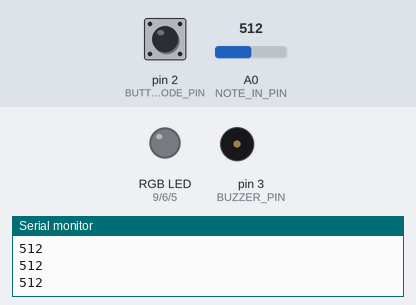
Simulated run of this sketch. Board: Arduino Uno, built with avr-gcc and run on an emulated ATmega328P. Parts: an RGB LED mixed from three pins (HIGH = lit), buzzer (waves = sounding), the last lines printed to the serial monitor. The test bench sets the inputs (shaded band); at power-on: pin 2 (BUTTON_MODE_PIN) LOW, A0 (NOTE_IN_PIN) = 512. Dim RGB values are drawn brighter than linear; random numbers use the default seed unless the sketch sets one.

Above: at 1.2 s.
1.3 s: pin 2 (BUTTON_MODE_PIN) pulled HIGH for 0.15 s
At 2.5 s:
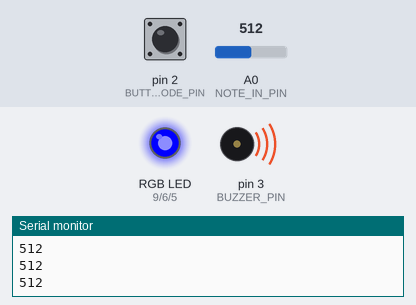
2.9 s: A0 (NOTE_IN_PIN) set to 11
At 3.7 s:
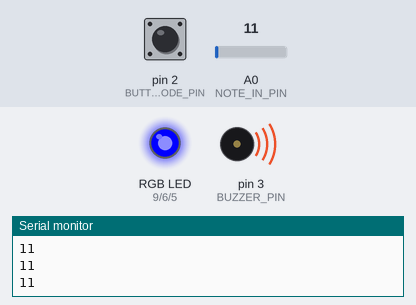
4.4 s: A0 (NOTE_IN_PIN) set to 8
At 4.9 s:
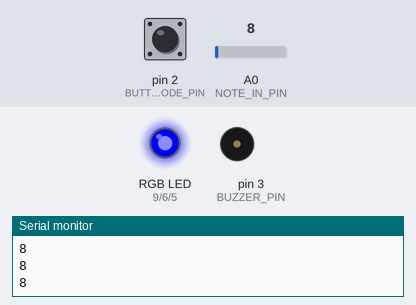
5.9 s: pin 2 (BUTTON_MODE_PIN) pulled HIGH for 1 s
At 6.4 s:
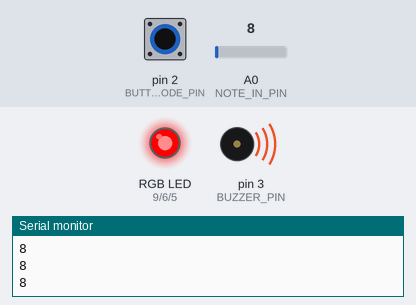
8.4 s: pin 2 (BUTTON_MODE_PIN) pulled HIGH for 0.15 s
At 8.58 s:
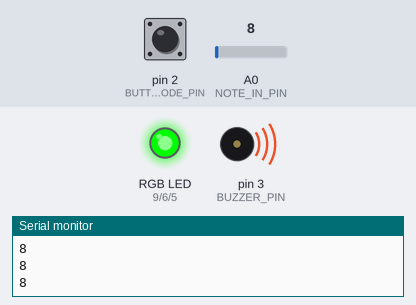
11.4 s: pin 2 (BUTTON_MODE_PIN) pulled HIGH for 3.2 s
At 12.6 s:
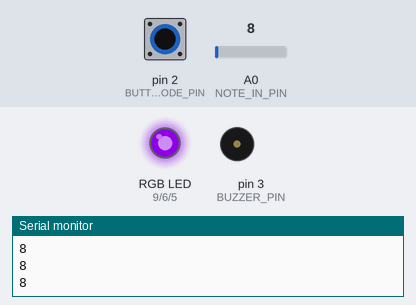
Timing chart, 0 to 17.3 s (numbered marks = the images above; inputs shaded):
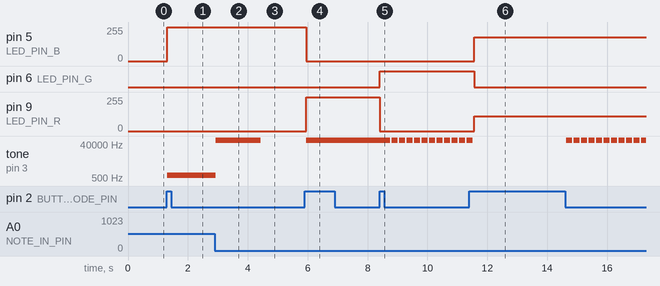

The sketch:

EBBY_CART_360_ETUDE_3_PITCHES.ino
```cpp
/**********************ETUDE 2 CART 360 2017*******************************
   WELCOME!
   THE PURPOSE OF THIS EXERCISE IS TO DESIGN A VERY SIMPLE KEYBOARD (5 KEYS)
   WHICH ALLOWS YOU TO PLAY LIVE, RECORD, AND PLAYBACK SINGLE NOTES (NO CHORDS).
   THERE WILL BE A BUTTON WHICH WHEN PRESSED WILL TAKE THE USER TO THE NEXT MODE:
   THERE ARE 5 POSSIBLE MODES
   0 ==  reset    ==   led off == also resets
   1 ==  live     ==   led BLUE
   2 ==  record   ==   led RED
   3 ==  play     ==   led GREEN
   4 ==  looper   ==   led PURPLE

   ADDITIONALLY - WHEN THE USER CHANGES MODE,
   THE RGB LED WILL CHANGE COLOR (ACCORDING TO THE SPECIFICATIONS)

   PLEASE FOLLOW THE INSTRUCTIONS IN THE COMMENTS:
   DO NOT ADD ANY MORE FUNCTION DEFINITIONS
   ONLY IMPLEMENT THE FUNCTION DEFINITIONS SUPPLIED
   THERE IS NO NEED TO ADD ANY NEW VARIABLES OR CONSTANTS
   PROVIDE COMMENTS FOR ANY OF THE CODE IMPLEMENTED
   GOOD LUCK!
*/
/**** CONSTANTS ********************************************************/

#define BUTTON_MODE_PIN 2 // Button to change the mode

// constants for RGB LED
#define LED_PIN_R 9 // R PIN
#define LED_PIN_G 6 // G PIN
#define LED_PIN_B 5 // B PIN

// constant for note in (button-resistor ladder on breadboard)
# define NOTE_IN_PIN A0

//constant for max number of notes in array
#define MAX_NOTES 16

// a constant for duration
const int duration = 400;

// constant for pin to output for buzzer
#define BUZZER_PIN 3 // PWM

/******** VARIABLES *****************************************************/
// counter for how many notes we have
int countNotes = 0;
int mode = 0; // start at off
// array to hold the notes played (for record/play mode)
int notes [MAX_NOTES];

int counter, prevButtState, prevButtState02 = 0;

/*************************************************************************/

#include "pitches.h"

/*************************************************************************/


/**********************SETUP() DO NOT CHANGE*******************************/
// Declare pin mode for the single digital input
void setup()
{
  pinMode(BUTTON_MODE_PIN, INPUT);
  Serial.begin(9600);
  randomSeed(analogRead(0));
}

/**********************LOOP() DO NOT CHANGE *******************************
   INSTRUCTIONS:
   There is NO NEED to change the loop - it establishes the flow of the program
   We call here 3 functions repeatedly:
   1: chooseMode(): this function will determine the mode that your program is in
   based on if the button (linked to the BUTTON_MODE_PIN) was pressed
   2: setRGB(): will set the color of the RGB LED based on the value of the mode variable
   3: selectMode(): will determine which function to call based on the value of the mode variable

**************************************************************************/
void loop()
{
  chooseMode();
  setRGB();
  selectMode();
  Serial.println(analogRead(NOTE_IN_PIN));
  delay(50);
}
/******************CHOOSEMODE(): IMPLEMENT *********************************
   INSTRUCTIONS:
   Read the value from the Button (linked to the BUTTON_MODE_PIN) and
   if is being pressed then change the mode variable.
   REMEMBER:
   mode == 0 is reset
   mode == 1 is live
   mode == 2 is record
   mode == 3 is play
   mode == 4 is loopMode
   Every time the user presses the button, the program will go to the next mode,
   once it reaches 4, it should go back to mode == 0.
   (i.e. if mode ==2 and we press, then mode ==3) ...
**************************************************************************/
void chooseMode() {
  // IMPLEMENT
  if (digitalRead(BUTTON_MODE_PIN) && prevButtState02 == 0) {
    mode ++;
    prevButtState02 = 1;
  } else if (!digitalRead(BUTTON_MODE_PIN) && prevButtState02 == 1) {
    prevButtState02 = 0;
  }
  if ( mode > 4 ) {
    mode = 0;
  }

}

/******************SETRGB(): IMPLEMENT *********************************
   INSTRUCTIONS:
   Depending on the value of the mode variable:
   if the mode is 0 - RGB LED IS OFF
   if the mode is 1 - RGB LED IS BLUE
   if mode is 2 - RGB LED IS RED
   if mode is 3 - RGB LED IS GREEN
   if mode is 4 - RGB LED iS PURPLE
   YOU MUST USE A SWITCH CASE CONSTRUCT (NOT A SERIES OF IF / ELSE STATEMENTS
**************************************************************************/
void setRGB()
{
  //IMPLEMENT
  switch (mode) {
    case 0:
      analogWrite(LED_PIN_R, 0);
      analogWrite(LED_PIN_G, 0);
      analogWrite(LED_PIN_B, 0);
      break;
    case 1:
      analogWrite(LED_PIN_R, 0);
      analogWrite(LED_PIN_G, 0);
      analogWrite(LED_PIN_B, 255);
      break;
    case 2:
      analogWrite(LED_PIN_R, 255);
      analogWrite(LED_PIN_G, 0);
      analogWrite(LED_PIN_B, 0);
      break;
    case 3:
      analogWrite(LED_PIN_R, 0);
      analogWrite(LED_PIN_G, 255);
      analogWrite(LED_PIN_B, 0);
      break;
    case 4:
      analogWrite(LED_PIN_R, 110);
      analogWrite(LED_PIN_G, 0);
      analogWrite(LED_PIN_B, 177);
      break;
  }
}
/**********************SELECTMODE() DO NOT CHANGE *******************************
   INSTRUCTIONS:
   There is NO NEED to change this function - it selects WHICH function should run based on the mode variable
   There are 4 possibilities
   1: reset(): this function will reset any arrays etc, and will do nothing else
   2: live(): this function will play the corresponding notes
   to the user pressing the respective buttons.
   NOTE:: the notes played are NOT stored
   3: record(): this function will play the corresponding notes
   to the user pressing the respective buttons
   AND will STORE up to 16 consecutive notes in an array.
   4: play(): this function will playback any notes stored in the array that were recorded
   in the previous mode
   5: loopMode(): this function will playback any notes stored in the array that were recorded,
   BUT unlike the previous mode, you can choose in which sequence the notes are played.
   REQUIRED: only play notes from the array (no live stuff)

******************************************************************************/
void selectMode()
{
  if (mode == 0) {
    reset();
  }
  else if (mode == 1) {
    live();
  }
  else if (mode == 2) {
    record();
  }

  else if (mode == 3) {
    play();
  }

  else if (mode == 4) {
    looper();
  }
}
/******************RESET(): IMPLEMENT **************************************
   INSTRUCTIONS:
   this function should ensure that any notes recorded are no longer available
**************************************************************************/
void reset()
{
  // IMPLEMENT
  for (int i = 0; i < MAX_NOTES ; i++) {
    notes [i] = 0;
  }
  counter = 0;
  prevButtState = 0;


}
/******************LIVE(): IMPLEMENT **************************************
   INSTRUCTIONS:
   this function will play the corresponding notes
   to the user pressing the respective buttons
   NOTE:: the notes played are NOT stored
   SO: you need read in the input from the analog input (linked to the button-resistor ladder combo)
   THEN - output the note to the buzzer using the tone() function
**************************************************************************/
void live()
{
  //IMPLEMENT
  int noteVal = analogRead(NOTE_IN_PIN);

  if (noteVal < 10) {
    noTone(BUZZER_PIN);
  } else if (noteVal) {
    tone (BUZZER_PIN, pitcher(noteVal));
  }
}
/******************RECORD(): IMPLEMENT **********************************
   INSTRUCTIONS:
   this function will play the corresponding notes
   to the user pressing the respective buttons
   AND will STORE up to 16 consecutive notes in an array.
   SO:you need read in the input from the analog input (linked to the button-resistor ladder combo)
   AND - output the note to the buzzer using the tone() function
   THEN store that note in the array  - BE CAREFUL - you can only allow for up to MAX_NOTES to be stored
**************************************************************************/
void record() {
  // IMPLEMENT

  int noteVal = analogRead(NOTE_IN_PIN);

  if (!noteVal) {
    prevButtState = 0;
    noTone(BUZZER_PIN);
  }
  if (noteVal) {
    if (prevButtState == 0 && counter < MAX_NOTES) {
      notes [counter] = pitcher(noteVal);
      counter ++;
      prevButtState = 1;
    }
    tone (BUZZER_PIN, pitcher(noteVal));
  }
}
/******************PLAY(): IMPLEMENT ************************************
   INSTRUCTIONS:
   this function will playback any notes stored in the array that were recorded
   in the previous mode
   SO: you need to go through the array of values (be careful - the user may not have put in MAX_NOTES)
   READ each value IN ORDER
   AND output each note to the buzzer using the tone() function
   ALSO: as long as we are in this mode, the notes are played over and over again
   BE CAREFUL: make sure you allow for the user to get to another mode from the mode button...
**************************************************************************/
void play()
{
  // IMPLEMENT
  for (int i = 0; i < counter; i++) {
    if (digitalRead(BUTTON_MODE_PIN)) {
      break;
    }
    tone (BUZZER_PIN, notes [i], duration);
    delay (duration / 2);
    noTone(BUZZER_PIN);
  }
}
/******************LOOPMODE(): IMPLEMENT *********************************
   INSTRUCTIONS:
   this function will playback any notes stored in the array that were recorded
   in the previous mode
   SO: you need to go through the array of values (be careful - the user may not have put in MAX_NOTES)
   READ values IN ANY ORDERING (You MUST use the array - but you can determine your own sequence)
   AND output each note to the buzzer using the tone() function
   ALSO: as long as we are in this mode, the notes are played over and over again
   BE CAREFUL: make sure you allow for the user to get to another mode from the mode button...
**************************************************************************/
void looper()
{
  //IMPLEMENT

  for (int i = 0; i < counter; i++) {
    if (digitalRead(BUTTON_MODE_PIN)) {
      break;
    }
    live();
    tone (BUZZER_PIN, notes [(int)random(0, counter)], duration);
    delay (duration / 2);
    noTone(BUZZER_PIN);
  }
}

/******************LOOPMODE(): IMPLEMENT *********************************
   INSTRUCTIONS:
   this function will playback any notes stored in the array that were recorded
   in the previous mode
   SO:
   AND
   ALSO:
   BE CAREFUL:
**************************************************************************/
int pitcher(int inputNote) {
  if (inputNote > 199 && inputNote < 205) return (NOTE_C5);

  else if (inputNote > 249 && inputNote < 261) return (NOTE_D5);

  else if (inputNote > 335 && inputNote < 347) return (NOTE_E5);

  else if (inputNote > 505 && inputNote < 513) return (NOTE_F5);

  else if (inputNote > 1019 && inputNote < 1024) return (NOTE_G5);

}
```

pitches.h
```cpp
/*************************************************
 * Public Constants
 *************************************************/

#define NOTE_B0  31
#define NOTE_C1  33
#define NOTE_CS1 35
#define NOTE_D1  37
#define NOTE_DS1 39
#define NOTE_E1  41
#define NOTE_F1  44
#define NOTE_FS1 46
#define NOTE_G1  49
#define NOTE_GS1 52
#define NOTE_A1  55
#define NOTE_AS1 58
#define NOTE_B1  62
#define NOTE_C2  65
#define NOTE_CS2 69
#define NOTE_D2  73
#define NOTE_DS2 78
#define NOTE_E2  82
#define NOTE_F2  87
#define NOTE_FS2 93
#define NOTE_G2  98
#define NOTE_GS2 104
#define NOTE_A2  110
#define NOTE_AS2 117
#define NOTE_B2  123
#define NOTE_C3  131
#define NOTE_CS3 139
#define NOTE_D3  147
#define NOTE_DS3 156
#define NOTE_E3  165
#define NOTE_F3  175
#define NOTE_FS3 185
#define NOTE_G3  196
#define NOTE_GS3 208
#define NOTE_A3  220
#define NOTE_AS3 233
#define NOTE_B3  247
#define NOTE_C4  262
#define NOTE_CS4 277
#define NOTE_D4  294
#define NOTE_DS4 311
#define NOTE_E4  330
#define NOTE_F4  349
#define NOTE_FS4 370
#define NOTE_G4  392
#define NOTE_GS4 415
#define NOTE_A4  440
#define NOTE_AS4 466
#define NOTE_B4  494
#define NOTE_C5  523
#define NOTE_CS5 554
#define NOTE_D5  587
#define NOTE_DS5 622
#define NOTE_E5  659
#define NOTE_F5  698
#define NOTE_FS5 740
#define NOTE_G5  784
#define NOTE_GS5 831
#define NOTE_A5  880
#define NOTE_AS5 932
#define NOTE_B5  988
#define NOTE_C6  1047
#define NOTE_CS6 1109
#define NOTE_D6  1175
#define NOTE_DS6 1245
#define NOTE_E6  1319
#define NOTE_F6  1397
#define NOTE_FS6 1480
#define NOTE_G6  1568
#define NOTE_GS6 1661
#define NOTE_A6  1760
#define NOTE_AS6 1865
#define NOTE_B6  1976
#define NOTE_C7  2093
#define NOTE_CS7 2217
#define NOTE_D7  2349
#define NOTE_DS7 2489
#define NOTE_E7  2637
#define NOTE_F7  2794
#define NOTE_FS7 2960
#define NOTE_G7  3136
#define NOTE_GS7 3322
#define NOTE_A7  3520
#define NOTE_AS7 3729
#define NOTE_B7  3951
#define NOTE_C8  4186
#define NOTE_CS8 4435
#define NOTE_D8  4699
#define NOTE_DS8 4978
```

Measured:
- the behaviour switches between 10 and 9 on A0 (NOTE_IN_PIN) (found by bisection; images 2 and 3)
- after the input at 1.3 s, pin 5 (LED_PIN_B): 0/255 → 255/255 at once; tone on pin 3 (BUZZER_PIN): silent → 698 Hz at once
- after the input at 2.9 s, tone on pin 3 (BUZZER_PIN): 698 Hz → 64523 Hz at once
- after the input at 4.4 s, tone on pin 3 (BUZZER_PIN): 64523 Hz → silent at once
- after the input at 5.9 s, pin 5 (LED_PIN_B): 255/255 → 0/255 after 0.05 s; pin 9 (LED_PIN_R): 0/255 → 255/255 after 0.05 s; tone on pin 3 (BUZZER_PIN): silent → 64520 Hz after 0.05 s
- after the input at 8.4 s, pin 6 (LED_PIN_G): LOW → HIGH at once; pin 9 (LED_PIN_R): 255/255 → 0/255 at once; tone on pin 3 (BUZZER_PIN): alternates 64520 Hz for 0.20 s and silent for 0.05 s, starting after 0.36 s
- after the input at 11.4 s, pin 5 (LED_PIN_B): 0/255 → 177/255 after 0.17 s; pin 6 (LED_PIN_G): HIGH → LOW after 0.17 s; pin 9 (LED_PIN_R): 0/255 → 110/255 after 0.17 s
